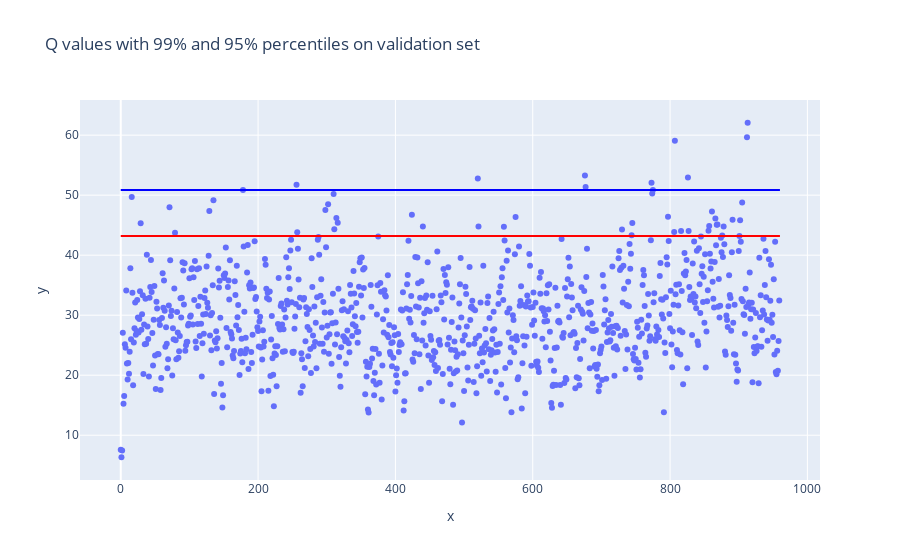
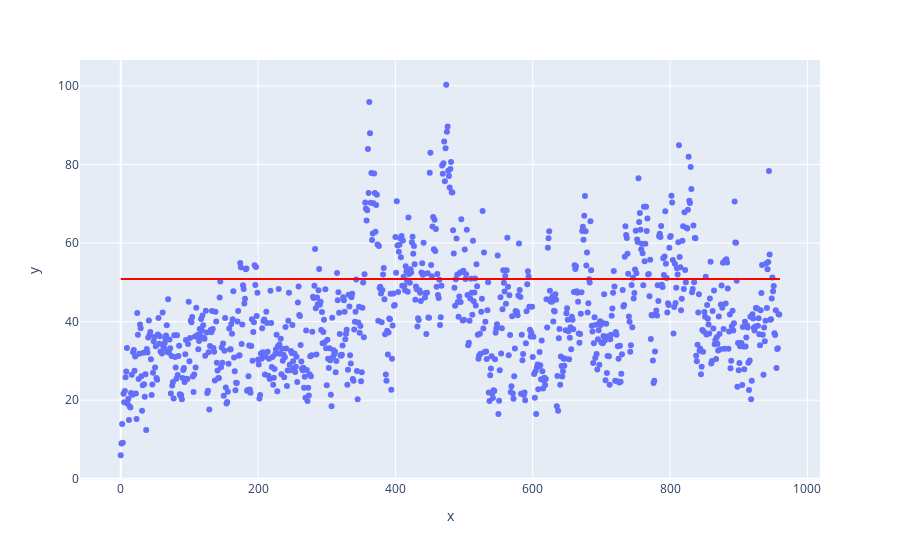

Write notebook code for charts like these, in order.
### Markdown cell above
Analysis of the PCA (Q) explained variance.

### Code cell
# Load dataset
df_train_chiang, df_val_chiang, df_test_chiang = TEP_utils.load_dataset_Chiang_pca(fault=16)

# Calculate PCA from d00.dat
pca, mean_and_std = get_pca(df_train_chiang, explained_variance=0.54)

# Get PCA
pca, mean_and_std = get_pca(df_train_chiang, explained_variance=.54)

# Get Q values
Q = calculate_Q(df_val_chiang, pca, mean_and_std)

# Get limit
limit_99 = get_limit(Q, 0.01)

# Plot Q values with 99% percentile
fig = px.scatter(y=Q, title='Q values with 99% and 95% percentiles on validation set')
limit_95 = get_limit(Q, 0.05)
fig.add_shape(type='line', x0=0, x1=len(Q), y0=limit_95, y1=limit_95, line=dict(color='red', width=2), name='95% percentile')
limit_99 = get_limit(Q, 0.01)
print('lim 99', limit_99)
fig.add_shape(type='line', x0=0, x1=len(Q), y0=limit_99, y1=limit_99, line=dict(color='blue', width=2), name='99% percentile')
fig.show()

# Calculate Q values for test set
Q_test = calculate_Q(df_test_chiang, pca, mean_and_std)
fig = px.scatter(y=Q_test)
fig.add_shape(type='line', x0=0, x1=len(Q_test), y0=limit_99, y1=limit_99, line=dict(color='red', width=2), name='99% percentile')
fig.show()

### Figure 1 — Plotly figure (JSON) as saved in the notebook; plotly's stock layout.template omitted (floating-point values rounded to 4 significant figures; data arrays with more than 128 entries replaced by an {"elided": "..."} marker saying what was removed)
{"data": [{"hovertemplate": "x=%{x}<br>y=%{y}<extra></extra>", "legendgroup": "", "marker": {"color": "#636efa", "symbol": "circle"}, "mode": "markers", "name": "", "orientation": "v", "showlegend": false, "type": "scatter", "x": {"elided": "960 int values"}, "xaxis": "x", "y": {"elided": "960 float values"}, "yaxis": "y"}], "layout": {"legend": {"tracegroupgap": 0}, "shapes": [{"line": {"color": "red", "width": 2}, "name": "95% percentile", "type": "line", "x0": 0, "x1": 960, "y0": 43.21, "y1": 43.21}, {"line": {"color": "blue", "width": 2}, "name": "99% percentile", "type": "line", "x0": 0, "x1": 960, "y0": 50.86, "y1": 50.86}], "title": {"text": "Q values with 99% and 95% percentiles on validation set"}, "xaxis": {"anchor": "y", "domain": [0, 1], "title": {"text": "x"}}, "yaxis": {"anchor": "x", "domain": [0, 1], "title": {"text": "y"}}}}

### Figure 2 — Plotly figure (JSON) as saved in the notebook; plotly's stock layout.template omitted (floating-point values rounded to 4 significant figures; data arrays with more than 128 entries replaced by an {"elided": "..."} marker saying what was removed)
{"data": [{"hovertemplate": "x=%{x}<br>y=%{y}<extra></extra>", "legendgroup": "", "marker": {"color": "#636efa", "symbol": "circle"}, "mode": "markers", "name": "", "orientation": "v", "showlegend": false, "type": "scatter", "x": {"elided": "960 int values"}, "xaxis": "x", "y": {"elided": "960 float values"}, "yaxis": "y"}], "layout": {"legend": {"tracegroupgap": 0}, "margin": {"t": 60}, "shapes": [{"line": {"color": "red", "width": 2}, "name": "99% percentile", "type": "line", "x0": 0, "x1": 960, "y0": 50.86, "y1": 50.86}], "xaxis": {"anchor": "y", "domain": [0, 1], "title": {"text": "x"}}, "yaxis": {"anchor": "x", "domain": [0, 1], "title": {"text": "y"}}}}
